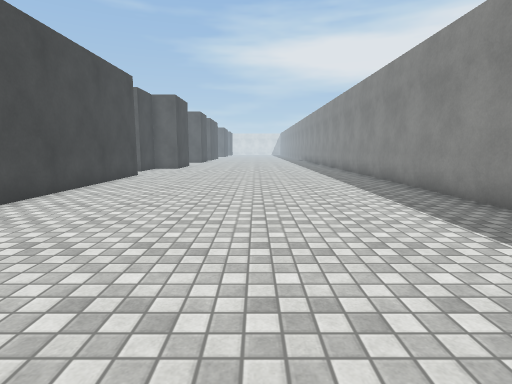
View 1 (above)

16 first-person views from a walk through a 3-D level made in the Unity game engine. The camera is 1.3 m above the floor, tilts 8° down and sees 80° across. The floor is counted in squares, 1 m on a side. Each view is taken from the middle of a square. On the plan, view 1 faces up. The plan holds only what a view shows up to about 14 squares ahead; the rest is blank. The place goes on beyond the plan. The player is left out. Surface patterns are stand-ins for the level's own textures.

View 2
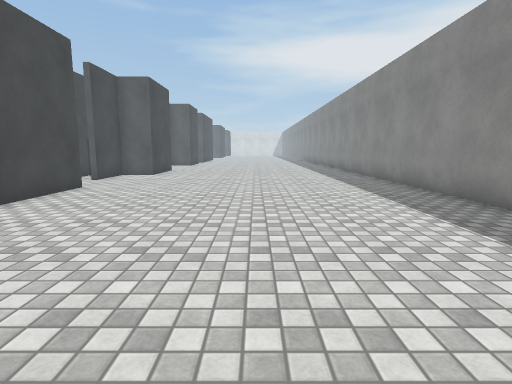

View 3
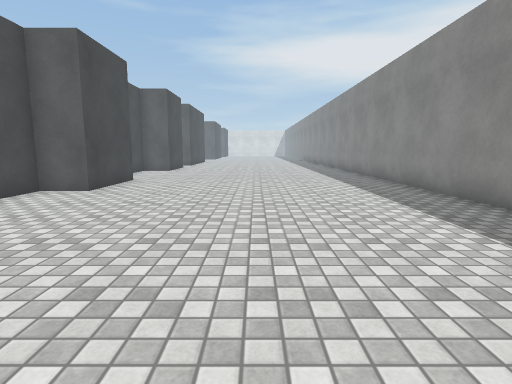

View 4
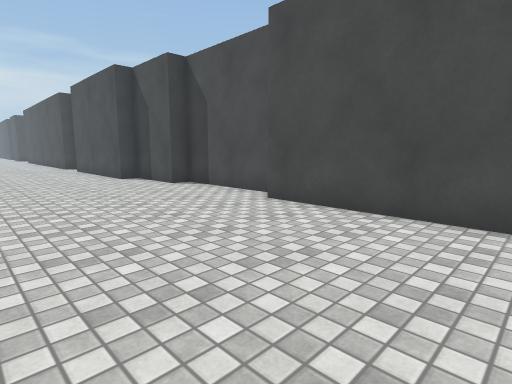

View 5
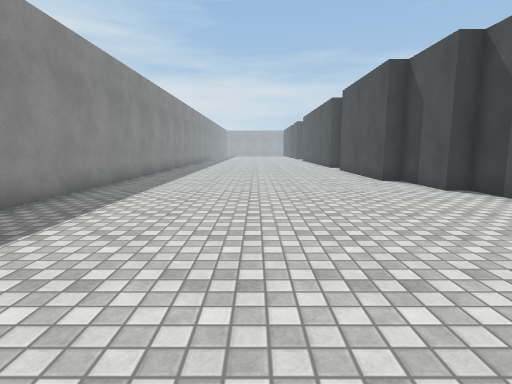

View 6
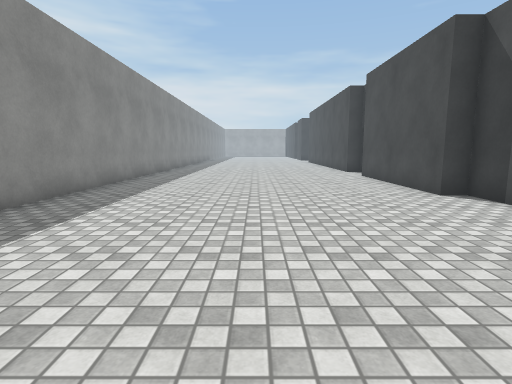

View 7
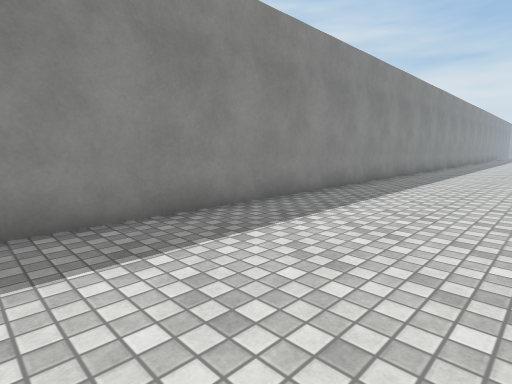

View 8
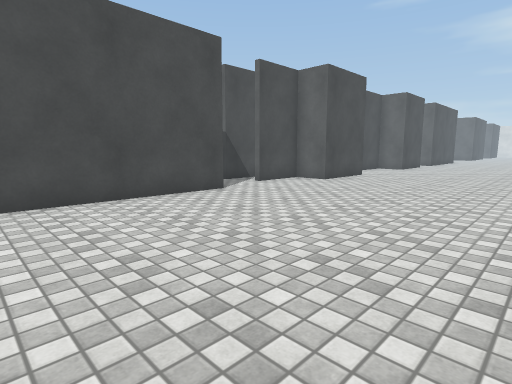

View 9
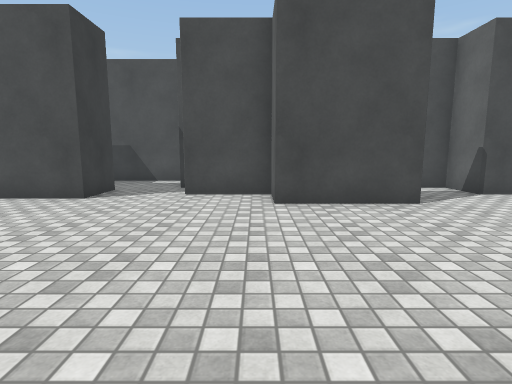

View 10
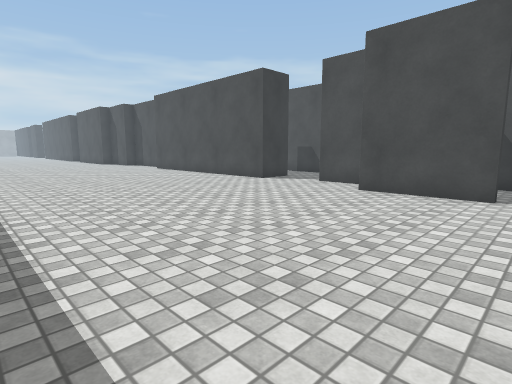

View 11
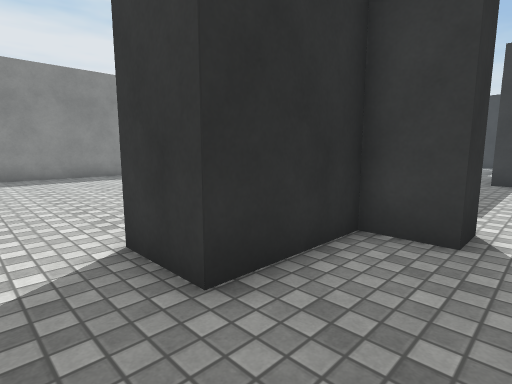

View 12
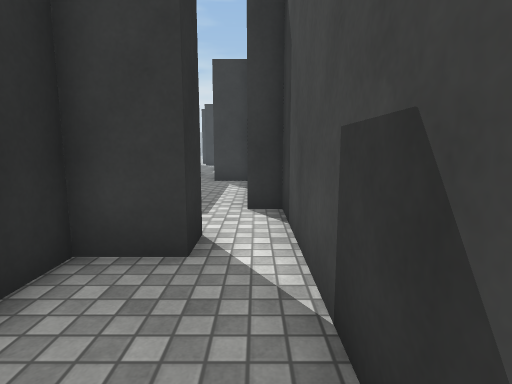

View 13
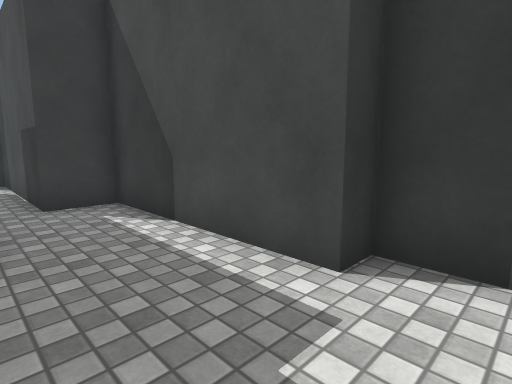

View 14
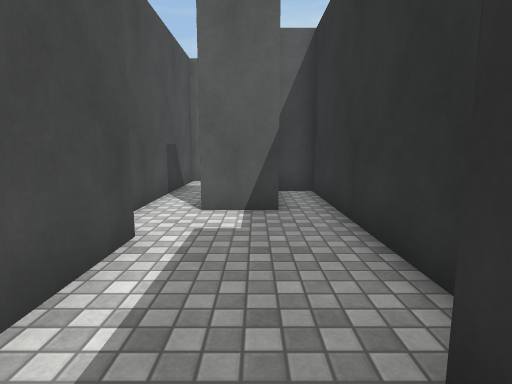

View 15
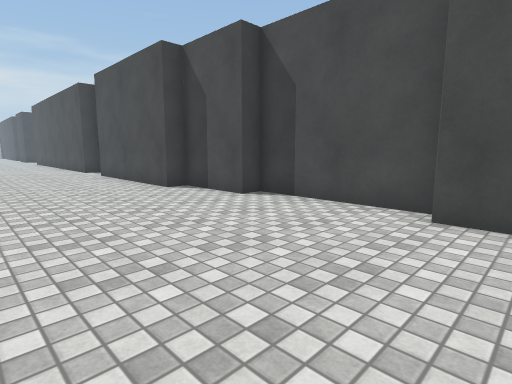

View 16
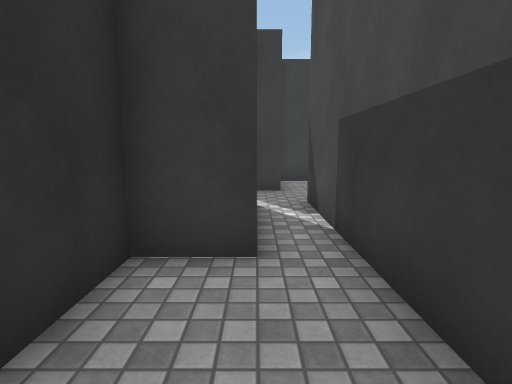

### Floor plan
Ten units are one square. View 1 is at (0, 0); x grows to the right and y downward. Boxes are objects, and circles mark ways between rooms. Rooms are numbered by the first view taken in them; rooms with no view inside come last. Other rooms are left out.
<svg viewBox="-111 -256 171 343">
<path fill="none" stroke="#000" d="M-68 -54 -68 -5 -60 -5 -60 25 -52 25 -52 82M-78 -154 -60 -154 -60 -54M-52 -240 -52 -204 -68 -204 -68 -179M55 82 55 -251M-106 -175 -106 -116M-92 -114 -92 -124 -78 -124 -78 -154M-62 -75 -62 -144 -74 -144M-75 -114 -92 -114M-70 -60 -70 -65M-106 -116 -106 -94 -98 -94 -98 -35 -83 -35M-83 -240 -83 -174M-71 -214 -55 -214 -55 -234"/>
<circle cx="-75" cy="-165" r="3" fill="#2a7"/>
<circle cx="-50" cy="-245" r="3" fill="#2a7"/>
<circle cx="-100" cy="-120" r="3" fill="#2a7"/>
<text x="0" y="-90">1</text>
<text x="-100" y="-150">2</text>
<text x="-80" y="-90">3</text>
<text x="-60" y="-240">4</text>
</svg>
Room 1 opens to room 2. Room 1 opens to room 4. Room 2 opens to room 3.

Where each view was taken, in squares from view 1:
view 1: 0 up, 0 right, facing up
view 2: 5 up, 0 right, facing up
view 3: 11 up, 0 right, facing up
view 4: 11 up, 0 right, facing down-left
view 5: 10 up, 0 right, facing down
view 6: 6 up, 0 right, facing down
view 7: 7 up, 0 right, facing down-right
view 8: 9 up, 2 right, facing up-left
view 9: 20 up, 2 right, facing left
view 10: 25 up, 4 right, facing down-left
view 11: 17 up, 10 left, facing down-right
view 12: 16 up, 10 left, facing down
view 13: 11 up, 7 left, facing down-left
view 14: 5 up, 8 left, facing up
view 15: 7 up, 0 right, facing down-left
view 16: 25 up, 7 left, facing down
